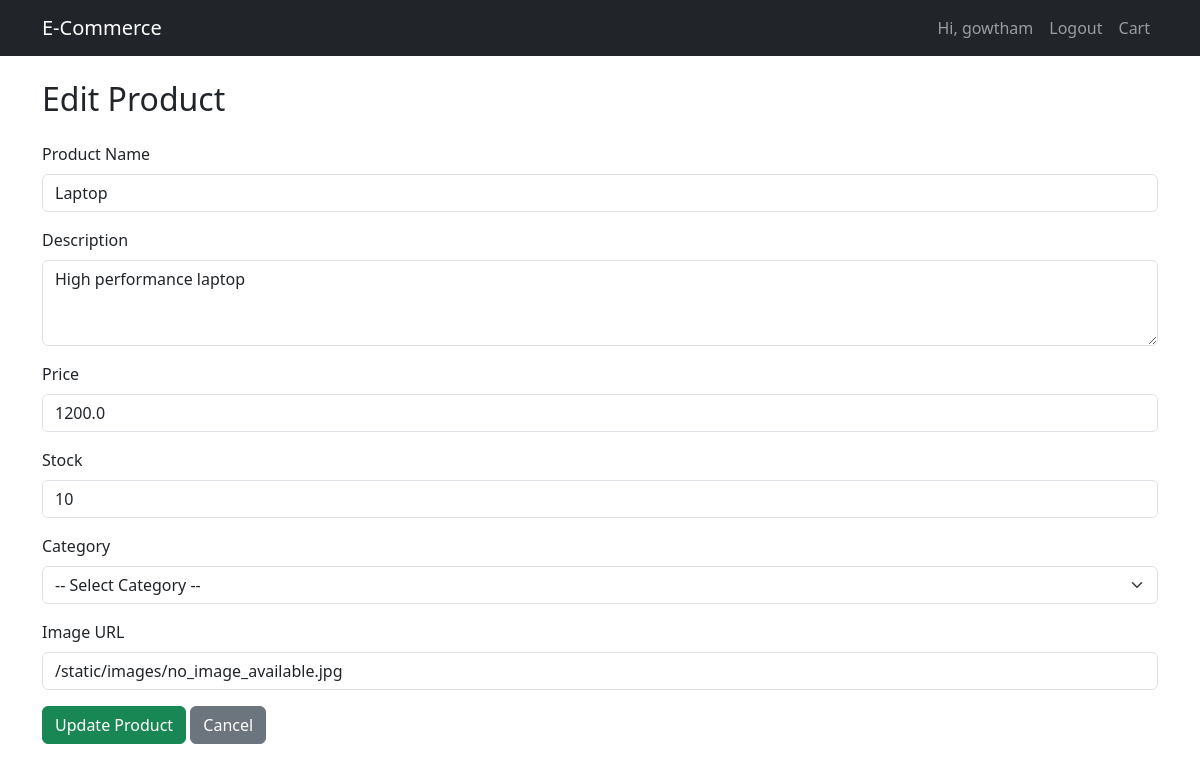
Page /admin/products/edit/1 (signed in) on the committed database.
### app/models.py (models this page shows)
class User(UserMixin, db.Model):
    id = db.Column(db.Integer, primary_key=True)
    username = db.Column(db.String(150), unique=True, nullable=False)
    email = db.Column(db.String(150), unique=True, nullable=False)
    password = db.Column(db.String(150), nullable=False)
    is_admin = db.Column(db.Boolean, default=False)
    orders = db.relationship('Order', backref='user', lazy=True)
    addresses = db.relationship('Address', backref='user', lazy=True)

class Product(db.Model):
    id = db.Column(db.Integer, primary_key=True)
    name = db.Column(db.String(150), nullable=False)
    description = db.Column(db.Text, nullable=False)
    price = db.Column(db.Float, nullable=False)
    image_url = db.Column(db.String(500), nullable=True)
    stock = db.Column(db.Integer, default=0)
    category_id = db.Column(db.Integer, db.ForeignKey('category.id'), nullable=True)

### app/routes/admin.py (the view, shortened to what this page needs)
@admin_bp.route('/products/edit/<int:product_id>', methods=['GET', 'POST'])
@login_required
@admin_required
def edit_product(product_id):
    product = Product.query.get_or_404(product_id)
    categories = Category.query.all()
    return render_template('admin/edit_product.html', product=product, categories=categories)

### app/__init__.py (called while the page is built)
@login_manager.user_loader
def load_user(user_id):
    from app.models import User
    return User.query.get(int(user_id))

### app/templates/admin/edit_product.html (shortened to what this page needs)
{% extends 'base.html' %}
{% block content %}
<h2 class="mb-4">Edit Product</h2>
<form method="POST" action="{{ url_for('admin.edit_product', product_id=product.id) }}" enctype="multipart/form-data">
    <div class="mb-3">
        <label for="name" class="form-label">Product Name</label>
        <input type="text" class="form-control" id="name" name="name" value="{{ product.name }}" required>
    </div>
    <div class="mb-3">
        <label for="description" class="form-label">Description</label>
        <textarea class="form-control" id="description" name="description" rows="3" required>{{ product.description }}</textarea>
    </div>
    <div class="mb-3">
        <label for="price" class="form-label">Price</label>
        <input type="number" class="form-control" id="price" name="price" value="{{ product.price }}" step="0.01" required>
    </div>
    <div class="mb-3">
        <label for="stock" class="form-label">Stock</label>
        <input type="number" class="form-control" id="stock" name="stock" value="{{ product.stock }}" required>
    </div>
    <div class="mb-3">
        <label for="category" class="form-label">Category</label>
        <select class="form-select" id="category" name="category_id">
            <option value="">-- Select Category --</option>
        </select>
    </div>
    <div class="mb-3">
        <label for="image_url" class="form-label">Image URL</label>
        <input type="text" class="form-control" id="image_url" name="image_url" value="{{ product.image_url }}">
    </div>
    <button type="submit" class="btn btn-success">Update Product</button>
    <a href="{{ url_for('admin.manage_products') }}" class="btn btn-secondary">Cancel</a>
</form>
{% endblock %}

### app/templates/base.html (shortened to what this page needs)
<!DOCTYPE html>
<html lang="en">
<head>
    <link href="https://cdn.jsdelivr.net/npm/bootstrap@5.3.2/dist/css/bootstrap.min.css" rel="stylesheet">
</head>
<body>
<nav class="navbar navbar-expand-lg navbar-dark bg-dark">
  <div class="container">
    <a class="navbar-brand" href="{{ url_for('main.index') }}">E-Commerce</a>
    <div class="collapse navbar-collapse">
      <ul class="navbar-nav ms-auto">
        {% if current_user.is_authenticated %}
            <li class="nav-item"><span class="nav-link">Hi, {{ current_user.username }}</span></li>
            <li class="nav-item"><a class="nav-link" href="{{ url_for('main.logout') }}">Logout</a></li>
        {% else %}
            <li class="nav-item"><a class="nav-link" href="{{ url_for('main.login') }}">Login</a></li>
            <li class="nav-item"><a class="nav-link" href="{{ url_for('main.register') }}">Register</a></li>
        {% endif %}
        <li class="nav-item"><a class="nav-link" href="{{ url_for('main.cart') }}">Cart</a></li>
      </ul>
    </div>
  </div>
</nav>
<div class="container mt-4">
    {% block content %}{% endblock %}
</div>
</body>
</html>

### rows in the picture
User: username "gowtham"
Product: name "Laptop", description "High performance laptop", price "1200.0", stock "10", image_url "/static/images/no_image_available.jpg"
